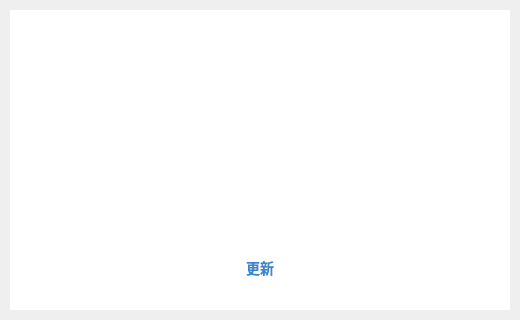
<?xml version="1.0" encoding="UTF-8"?>
<ui version="4.0">
 <class>MainWindow</class>
 <widget class="QMainWindow" name="MainWindow">
  <property name="geometry">
   <rect>
    <x>0</x>
    <y>0</y>
    <width>520</width>
    <height>320</height>
   </rect>
  </property>
  <property name="windowTitle">
   <string>MainWindow</string>
  </property>
  <property name="windowIcon">
   <iconset resource="resources.qrc">
    <normaloff>:/Resources/icon.ico</normaloff>:/Resources/icon.ico</iconset>
  </property>
  <property name="layoutDirection">
   <enum>Qt::LeftToRight</enum>
  </property>
  <property name="styleSheet">
   <string notr="true"/>
  </property>
  <widget class="QWidget" name="centralWidget">
   <property name="styleSheet">
    <string notr="true"/>
   </property>
   <widget class="QWidget" name="gridLayoutWidget">
    <property name="geometry">
     <rect>
      <x>0</x>
      <y>0</y>
      <width>520</width>
      <height>320</height>
     </rect>
    </property>
    <layout class="QGridLayout" name="gridLayout">
     <property name="leftMargin">
      <number>10</number>
     </property>
     <property name="topMargin">
      <number>10</number>
     </property>
     <property name="rightMargin">
      <number>10</number>
     </property>
     <property name="bottomMargin">
      <number>10</number>
     </property>
     <property name="spacing">
      <number>0</number>
     </property>
     <item row="0" column="0">
      <widget class="QFrame" name="frame_2">
       <property name="styleSheet">
        <string notr="true">margin:0px;
width:500px;
height:300px;
background-image: url(:/Resources/install_bg.png);
background-color:white;</string>
       </property>
       <property name="frameShape">
        <enum>QFrame::NoFrame</enum>
       </property>
       <property name="frameShadow">
        <enum>QFrame::Raised</enum>
       </property>
       <widget class="QProgressBar" name="progUpdate">
        <property name="geometry">
         <rect>
          <x>25</x>
          <y>160</y>
          <width>450</width>
          <height>11</height>
         </rect>
        </property>
        <property name="styleSheet">
         <string notr="true">QProgressBar{
	background-image: url();
	background-color:white;	
	border-image: url(:/Resources/install_progress_bg.png) 5 5 5 5 stretch;
	border-radius:5px;
}

QProgressBar::chunk {
	background-color:green;
   	border-radius:5px;
}</string>
        </property>
        <property name="minimum">
         <number>0</number>
        </property>
        <property name="maximum">
         <number>100</number>
        </property>
        <property name="value">
         <number>0</number>
        </property>
        <property name="textVisible">
         <bool>false</bool>
        </property>
        <property name="textDirection">
         <enum>QProgressBar::TopToBottom</enum>
        </property>
       </widget>
       <widget class="QLabel" name="lblTitle">
        <property name="geometry">
         <rect>
          <x>10</x>
          <y>50</y>
          <width>480</width>
          <height>61</height>
         </rect>
        </property>
        <property name="palette">
         <palette>
          <active>
           <colorrole role="WindowText">
            <brush brushstyle="SolidPattern">
             <color alpha="255">
              <red>255</red>
              <green>255</green>
              <blue>255</blue>
             </color>
            </brush>
           </colorrole>
           <colorrole role="Button">
            <brush brushstyle="SolidPattern">
             <color alpha="0">
              <red>0</red>
              <green>0</green>
              <blue>0</blue>
             </color>
            </brush>
           </colorrole>
           <colorrole role="Text">
            <brush brushstyle="SolidPattern">
             <color alpha="255">
              <red>255</red>
              <green>255</green>
              <blue>255</blue>
             </color>
            </brush>
           </colorrole>
           <colorrole role="ButtonText">
            <brush brushstyle="SolidPattern">
             <color alpha="255">
              <red>255</red>
              <green>255</green>
              <blue>255</blue>
             </color>
            </brush>
           </colorrole>
           <colorrole role="Base">
            <brush brushstyle="SolidPattern">
             <color alpha="0">
              <red>0</red>
              <green>0</green>
              <blue>0</blue>
             </color>
            </brush>
           </colorrole>
           <colorrole role="Window">
            <brush brushstyle="SolidPattern">
             <color alpha="0">
              <red>0</red>
              <green>0</green>
              <blue>0</blue>
             </color>
            </brush>
           </colorrole>
          </active>
          <inactive>
           <colorrole role="WindowText">
            <brush brushstyle="SolidPattern">
             <color alpha="255">
              <red>255</red>
              <green>255</green>
              <blue>255</blue>
             </color>
            </brush>
           </colorrole>
           <colorrole role="Button">
            <brush brushstyle="SolidPattern">
             <color alpha="0">
              <red>0</red>
              <green>0</green>
              <blue>0</blue>
             </color>
            </brush>
           </colorrole>
           <colorrole role="Text">
            <brush brushstyle="SolidPattern">
             <color alpha="255">
              <red>255</red>
              <green>255</green>
              <blue>255</blue>
             </color>
            </brush>
           </colorrole>
           <colorrole role="ButtonText">
            <brush brushstyle="SolidPattern">
             <color alpha="255">
              <red>255</red>
              <green>255</green>
              <blue>255</blue>
             </color>
            </brush>
           </colorrole>
           <colorrole role="Base">
            <brush brushstyle="SolidPattern">
             <color alpha="0">
              <red>0</red>
              <green>0</green>
              <blue>0</blue>
             </color>
            </brush>
           </colorrole>
           <colorrole role="Window">
            <brush brushstyle="SolidPattern">
             <color alpha="0">
              <red>0</red>
              <green>0</green>
              <blue>0</blue>
             </color>
            </brush>
           </colorrole>
          </inactive>
          <disabled>
           <colorrole role="WindowText">
            <brush brushstyle="SolidPattern">
             <color alpha="255">
              <red>255</red>
              <green>255</green>
              <blue>255</blue>
             </color>
            </brush>
           </colorrole>
           <colorrole role="Button">
            <brush brushstyle="SolidPattern">
             <color alpha="0">
              <red>0</red>
              <green>0</green>
              <blue>0</blue>
             </color>
            </brush>
           </colorrole>
           <colorrole role="Text">
            <brush brushstyle="SolidPattern">
             <color alpha="255">
              <red>255</red>
              <green>255</green>
              <blue>255</blue>
             </color>
            </brush>
           </colorrole>
           <colorrole role="ButtonText">
            <brush brushstyle="SolidPattern">
             <color alpha="255">
              <red>255</red>
              <green>255</green>
              <blue>255</blue>
             </color>
            </brush>
           </colorrole>
           <colorrole role="Base">
            <brush brushstyle="SolidPattern">
             <color alpha="0">
              <red>0</red>
              <green>0</green>
              <blue>0</blue>
             </color>
            </brush>
           </colorrole>
           <colorrole role="Window">
            <brush brushstyle="SolidPattern">
             <color alpha="0">
              <red>0</red>
              <green>0</green>
              <blue>0</blue>
             </color>
            </brush>
           </colorrole>
          </disabled>
         </palette>
        </property>
        <property name="cursor">
         <cursorShape>ArrowCursor</cursorShape>
        </property>
        <property name="contextMenuPolicy">
         <enum>Qt::PreventContextMenu</enum>
        </property>
        <property name="styleSheet">
         <string notr="true">color: rgb(255, 255, 255);
font-size:40px;
background-image:url();
background-color:transparent;
border:0px;</string>
        </property>
        <property name="frameShape">
         <enum>QFrame::Panel</enum>
        </property>
        <property name="lineWidth">
         <number>2</number>
        </property>
        <property name="text">
         <string>TextLabel</string>
        </property>
        <property name="alignment">
         <set>Qt::AlignCenter</set>
        </property>
       </widget>
       <widget class="QPushButton" name="btnRun">
        <property name="enabled">
         <bool>true</bool>
        </property>
        <property name="geometry">
         <rect>
          <x>170</x>
          <y>240</y>
          <width>160</width>
          <height>36</height>
         </rect>
        </property>
        <property name="cursor">
         <cursorShape>ArrowCursor</cursorShape>
        </property>
        <property name="contextMenuPolicy">
         <enum>Qt::NoContextMenu</enum>
        </property>
        <property name="styleSheet">
         <string notr="true">QPushButton {
  border:1px sold black;
  border-radius:18px;
  background-image:url();
  background-color:white;
  width:160px;
height:36px;
font-size:14px;
font-weight:bold;
color:rgb(57, 134, 205);
}

QPushButton::hover {
	background-color: snow;
	color:rgb(66,161,221);
}

QPushButton::pressed {
	background-color: white;
}
</string>
        </property>
        <property name="text">
         <string>更新</string>
        </property>
       </widget>
       <widget class="QLabel" name="lblStatusTip">
        <property name="enabled">
         <bool>false</bool>
        </property>
        <property name="geometry">
         <rect>
          <x>25</x>
          <y>180</y>
          <width>450</width>
          <height>16</height>
         </rect>
        </property>
        <property name="palette">
         <palette>
          <active>
           <colorrole role="WindowText">
            <brush brushstyle="SolidPattern">
             <color alpha="255">
              <red>255</red>
              <green>255</green>
              <blue>255</blue>
             </color>
            </brush>
           </colorrole>
           <colorrole role="Button">
            <brush brushstyle="SolidPattern">
             <color alpha="0">
              <red>0</red>
              <green>0</green>
              <blue>0</blue>
             </color>
            </brush>
           </colorrole>
           <colorrole role="Text">
            <brush brushstyle="SolidPattern">
             <color alpha="255">
              <red>255</red>
              <green>255</green>
              <blue>255</blue>
             </color>
            </brush>
           </colorrole>
           <colorrole role="ButtonText">
            <brush brushstyle="SolidPattern">
             <color alpha="255">
              <red>255</red>
              <green>255</green>
              <blue>255</blue>
             </color>
            </brush>
           </colorrole>
           <colorrole role="Base">
            <brush brushstyle="SolidPattern">
             <color alpha="0">
              <red>0</red>
              <green>0</green>
              <blue>0</blue>
             </color>
            </brush>
           </colorrole>
           <colorrole role="Window">
            <brush brushstyle="SolidPattern">
             <color alpha="0">
              <red>0</red>
              <green>0</green>
              <blue>0</blue>
             </color>
            </brush>
           </colorrole>
          </active>
          <inactive>
           <colorrole role="WindowText">
            <brush brushstyle="SolidPattern">
             <color alpha="255">
              <red>255</red>
              <green>255</green>
              <blue>255</blue>
             </color>
            </brush>
           </colorrole>
           <colorrole role="Button">
            <brush brushstyle="SolidPattern">
             <color alpha="0">
              <red>0</red>
              <green>0</green>
              <blue>0</blue>
             </color>
            </brush>
           </colorrole>
           <colorrole role="Text">
            <brush brushstyle="SolidPattern">
             <color alpha="255">
              <red>255</red>
              <green>255</green>
              <blue>255</blue>
             </color>
            </brush>
           </colorrole>
           <colorrole role="ButtonText">
            <brush brushstyle="SolidPattern">
             <color alpha="255">
              <red>255</red>
              <green>255</green>
              <blue>255</blue>
             </color>
            </brush>
           </colorrole>
           <colorrole role="Base">
            <brush brushstyle="SolidPattern">
             <color alpha="0">
              <red>0</red>
              <green>0</green>
              <blue>0</blue>
             </color>
            </brush>
           </colorrole>
           <colorrole role="Window">
            <brush brushstyle="SolidPattern">
             <color alpha="0">
              <red>0</red>
              <green>0</green>
              <blue>0</blue>
             </color>
            </brush>
           </colorrole>
          </inactive>
          <disabled>
           <colorrole role="WindowText">
            <brush brushstyle="SolidPattern">
             <color alpha="255">
              <red>255</red>
              <green>255</green>
              <blue>255</blue>
             </color>
            </brush>
           </colorrole>
           <colorrole role="Button">
            <brush brushstyle="SolidPattern">
             <color alpha="0">
              <red>0</red>
              <green>0</green>
              <blue>0</blue>
             </color>
            </brush>
           </colorrole>
           <colorrole role="Text">
            <brush brushstyle="SolidPattern">
             <color alpha="255">
              <red>255</red>
              <green>255</green>
              <blue>255</blue>
             </color>
            </brush>
           </colorrole>
           <colorrole role="ButtonText">
            <brush brushstyle="SolidPattern">
             <color alpha="255">
              <red>255</red>
              <green>255</green>
              <blue>255</blue>
             </color>
            </brush>
           </colorrole>
           <colorrole role="Base">
            <brush brushstyle="SolidPattern">
             <color alpha="0">
              <red>0</red>
              <green>0</green>
              <blue>0</blue>
             </color>
            </brush>
           </colorrole>
           <colorrole role="Window">
            <brush brushstyle="SolidPattern">
             <color alpha="0">
              <red>0</red>
              <green>0</green>
              <blue>0</blue>
             </color>
            </brush>
           </colorrole>
          </disabled>
         </palette>
        </property>
        <property name="contextMenuPolicy">
         <enum>Qt::ActionsContextMenu</enum>
        </property>
        <property name="styleSheet">
         <string notr="true">color: rgb(255, 255, 255);
font-size:14px;
background-image:url();
background-color:transparent;
border:0px;</string>
        </property>
        <property name="text">
         <string>你有新版本需要更新...</string>
        </property>
        <property name="alignment">
         <set>Qt::AlignCenter</set>
        </property>
       </widget>
       <widget class="QLabel" name="lblResultTip">
        <property name="enabled">
         <bool>false</bool>
        </property>
        <property name="geometry">
         <rect>
          <x>25</x>
          <y>137</y>
          <width>450</width>
          <height>16</height>
         </rect>
        </property>
        <property name="palette">
         <palette>
          <active>
           <colorrole role="WindowText">
            <brush brushstyle="SolidPattern">
             <color alpha="255">
              <red>255</red>
              <green>255</green>
              <blue>255</blue>
             </color>
            </brush>
           </colorrole>
           <colorrole role="Button">
            <brush brushstyle="SolidPattern">
             <color alpha="0">
              <red>0</red>
              <green>0</green>
              <blue>0</blue>
             </color>
            </brush>
           </colorrole>
           <colorrole role="Text">
            <brush brushstyle="SolidPattern">
             <color alpha="255">
              <red>255</red>
              <green>255</green>
              <blue>255</blue>
             </color>
            </brush>
           </colorrole>
           <colorrole role="ButtonText">
            <brush brushstyle="SolidPattern">
             <color alpha="255">
              <red>255</red>
              <green>255</green>
              <blue>255</blue>
             </color>
            </brush>
           </colorrole>
           <colorrole role="Base">
            <brush brushstyle="SolidPattern">
             <color alpha="0">
              <red>0</red>
              <green>0</green>
              <blue>0</blue>
             </color>
            </brush>
           </colorrole>
           <colorrole role="Window">
            <brush brushstyle="SolidPattern">
             <color alpha="0">
              <red>0</red>
              <green>0</green>
              <blue>0</blue>
             </color>
            </brush>
           </colorrole>
          </active>
          <inactive>
           <colorrole role="WindowText">
            <brush brushstyle="SolidPattern">
             <color alpha="255">
              <red>255</red>
              <green>255</green>
              <blue>255</blue>
             </color>
            </brush>
           </colorrole>
           <colorrole role="Button">
            <brush brushstyle="SolidPattern">
             <color alpha="0">
              <red>0</red>
              <green>0</green>
              <blue>0</blue>
             </color>
            </brush>
           </colorrole>
           <colorrole role="Text">
            <brush brushstyle="SolidPattern">
             <color alpha="255">
              <red>255</red>
              <green>255</green>
              <blue>255</blue>
             </color>
            </brush>
           </colorrole>
           <colorrole role="ButtonText">
            <brush brushstyle="SolidPattern">
             <color alpha="255">
              <red>255</red>
              <green>255</green>
              <blue>255</blue>
             </color>
            </brush>
           </colorrole>
           <colorrole role="Base">
            <brush brushstyle="SolidPattern">
             <color alpha="0">
              <red>0</red>
              <green>0</green>
              <blue>0</blue>
             </color>
            </brush>
           </colorrole>
           <colorrole role="Window">
            <brush brushstyle="SolidPattern">
             <color alpha="0">
              <red>0</red>
              <green>0</green>
              <blue>0</blue>
             </color>
            </brush>
           </colorrole>
          </inactive>
          <disabled>
           <colorrole role="WindowText">
            <brush brushstyle="SolidPattern">
             <color alpha="255">
              <red>255</red>
              <green>255</green>
              <blue>255</blue>
             </color>
            </brush>
           </colorrole>
           <colorrole role="Button">
            <brush brushstyle="SolidPattern">
             <color alpha="0">
              <red>0</red>
              <green>0</green>
              <blue>0</blue>
             </color>
            </brush>
           </colorrole>
           <colorrole role="Text">
            <brush brushstyle="SolidPattern">
             <color alpha="255">
              <red>255</red>
              <green>255</green>
              <blue>255</blue>
             </color>
            </brush>
           </colorrole>
           <colorrole role="ButtonText">
            <brush brushstyle="SolidPattern">
             <color alpha="255">
              <red>255</red>
              <green>255</green>
              <blue>255</blue>
             </color>
            </brush>
           </colorrole>
           <colorrole role="Base">
            <brush brushstyle="SolidPattern">
             <color alpha="0">
              <red>0</red>
              <green>0</green>
              <blue>0</blue>
             </color>
            </brush>
           </colorrole>
           <colorrole role="Window">
            <brush brushstyle="SolidPattern">
             <color alpha="0">
              <red>0</red>
              <green>0</green>
              <blue>0</blue>
             </color>
            </brush>
           </colorrole>
          </disabled>
         </palette>
        </property>
        <property name="contextMenuPolicy">
         <enum>Qt::ActionsContextMenu</enum>
        </property>
        <property name="styleSheet">
         <string notr="true">color: rgb(255, 255, 255);
font-size:14px;
background-image:url();
background-color:transparent;
border:0px;</string>
        </property>
        <property name="text">
         <string>TextLabel</string>
        </property>
        <property name="alignment">
         <set>Qt::AlignCenter</set>
        </property>
       </widget>
       <widget class="QFrame" name="frame">
        <property name="geometry">
         <rect>
          <x>0</x>
          <y>0</y>
          <width>500</width>
          <height>30</height>
         </rect>
        </property>
        <property name="font">
         <font>
          <family>Arial</family>
          <pointsize>14</pointsize>
         </font>
        </property>
        <property name="cursor">
         <cursorShape>ArrowCursor</cursorShape>
        </property>
        <property name="toolTipDuration">
         <number>-5</number>
        </property>
        <property name="styleSheet">
         <string notr="true">height:30px;
</string>
        </property>
        <property name="frameShape">
         <enum>QFrame::NoFrame</enum>
        </property>
        <property name="frameShadow">
         <enum>QFrame::Sunken</enum>
        </property>
        <widget class="QLabel" name="lblCaption">
         <property name="geometry">
          <rect>
           <x>8</x>
           <y>7</y>
           <width>422</width>
           <height>16</height>
          </rect>
         </property>
         <property name="palette">
          <palette>
           <active>
            <colorrole role="WindowText">
             <brush brushstyle="SolidPattern">
              <color alpha="255">
               <red>255</red>
               <green>255</green>
               <blue>255</blue>
              </color>
             </brush>
            </colorrole>
            <colorrole role="Button">
             <brush brushstyle="SolidPattern">
              <color alpha="255">
               <red>255</red>
               <green>255</green>
               <blue>255</blue>
              </color>
             </brush>
            </colorrole>
            <colorrole role="Text">
             <brush brushstyle="SolidPattern">
              <color alpha="255">
               <red>255</red>
               <green>255</green>
               <blue>255</blue>
              </color>
             </brush>
            </colorrole>
            <colorrole role="ButtonText">
             <brush brushstyle="SolidPattern">
              <color alpha="255">
               <red>255</red>
               <green>255</green>
               <blue>255</blue>
              </color>
             </brush>
            </colorrole>
            <colorrole role="Base">
             <brush brushstyle="SolidPattern">
              <color alpha="255">
               <red>255</red>
               <green>255</green>
               <blue>255</blue>
              </color>
             </brush>
            </colorrole>
            <colorrole role="Window">
             <brush brushstyle="SolidPattern">
              <color alpha="255">
               <red>255</red>
               <green>255</green>
               <blue>255</blue>
              </color>
             </brush>
            </colorrole>
           </active>
           <inactive>
            <colorrole role="WindowText">
             <brush brushstyle="SolidPattern">
              <color alpha="255">
               <red>255</red>
               <green>255</green>
               <blue>255</blue>
              </color>
             </brush>
            </colorrole>
            <colorrole role="Button">
             <brush brushstyle="SolidPattern">
              <color alpha="255">
               <red>255</red>
               <green>255</green>
               <blue>255</blue>
              </color>
             </brush>
            </colorrole>
            <colorrole role="Text">
             <brush brushstyle="SolidPattern">
              <color alpha="255">
               <red>255</red>
               <green>255</green>
               <blue>255</blue>
              </color>
             </brush>
            </colorrole>
            <colorrole role="ButtonText">
             <brush brushstyle="SolidPattern">
              <color alpha="255">
               <red>255</red>
               <green>255</green>
               <blue>255</blue>
              </color>
             </brush>
            </colorrole>
            <colorrole role="Base">
             <brush brushstyle="SolidPattern">
              <color alpha="255">
               <red>255</red>
               <green>255</green>
               <blue>255</blue>
              </color>
             </brush>
            </colorrole>
            <colorrole role="Window">
             <brush brushstyle="SolidPattern">
              <color alpha="255">
               <red>255</red>
               <green>255</green>
               <blue>255</blue>
              </color>
             </brush>
            </colorrole>
           </inactive>
           <disabled>
            <colorrole role="WindowText">
             <brush brushstyle="SolidPattern">
              <color alpha="255">
               <red>255</red>
               <green>255</green>
               <blue>255</blue>
              </color>
             </brush>
            </colorrole>
            <colorrole role="Button">
             <brush brushstyle="SolidPattern">
              <color alpha="255">
               <red>255</red>
               <green>255</green>
               <blue>255</blue>
              </color>
             </brush>
            </colorrole>
            <colorrole role="Text">
             <brush brushstyle="SolidPattern">
              <color alpha="255">
               <red>255</red>
               <green>255</green>
               <blue>255</blue>
              </color>
             </brush>
            </colorrole>
            <colorrole role="ButtonText">
             <brush brushstyle="SolidPattern">
              <color alpha="255">
               <red>255</red>
               <green>255</green>
               <blue>255</blue>
              </color>
             </brush>
            </colorrole>
            <colorrole role="Base">
             <brush brushstyle="SolidPattern">
              <color alpha="255">
               <red>255</red>
               <green>255</green>
               <blue>255</blue>
              </color>
             </brush>
            </colorrole>
            <colorrole role="Window">
             <brush brushstyle="SolidPattern">
              <color alpha="255">
               <red>255</red>
               <green>255</green>
               <blue>255</blue>
              </color>
             </brush>
            </colorrole>
           </disabled>
          </palette>
         </property>
         <property name="contextMenuPolicy">
          <enum>Qt::ActionsContextMenu</enum>
         </property>
         <property name="styleSheet">
          <string notr="true">color: rgb(255, 255, 255);
font-size:14px;</string>
         </property>
         <property name="text">
          <string>TextLabel</string>
         </property>
        </widget>
        <widget class="QPushButton" name="btnClose">
         <property name="geometry">
          <rect>
           <x>465</x>
           <y>0</y>
           <width>35</width>
           <height>30</height>
          </rect>
         </property>
         <property name="focusPolicy">
          <enum>Qt::TabFocus</enum>
         </property>
         <property name="contextMenuPolicy">
          <enum>Qt::NoContextMenu</enum>
         </property>
         <property name="toolTipDuration">
          <number>0</number>
         </property>
         <property name="styleSheet">
          <string notr="true">QPushButton {
background-color:transparent;	
background-image: url(:/Resources/dialog_close_n.png);
	
    width: 35px;
    height: 30px;
	border: 0px;
	padding: 0px;
	margin: 0px;
}

QPushButton:hover {
    background-image: url(:/Resources/dialog_close_h.png);
}
QPushButton:pressed {
    background-image: url(:/Resources/dialog_close_p.png);
}</string>
         </property>
         <property name="text">
          <string/>
         </property>
        </widget>
        <widget class="QPushButton" name="btnMin">
         <property name="geometry">
          <rect>
           <x>430</x>
           <y>0</y>
           <width>35</width>
           <height>30</height>
          </rect>
         </property>
         <property name="focusPolicy">
          <enum>Qt::TabFocus</enum>
         </property>
         <property name="toolTipDuration">
          <number>-3</number>
         </property>
         <property name="styleSheet">
          <string notr="true">QPushButton {
	background-image: url(:/Resources/main_minimize_n.png);
	background-color:transparent;
	width: 35px;
    height: 30px;
	border: 0px;
	padding: 0px;
	margin: 0px;
}

QPushButton:hover {
    background-image: url(:/Resources/main_minimize_h.png);
}
QPushButton:pressed {
    background-image: url(:/Resources/main_minimize_p.png);
}</string>
         </property>
         <property name="text">
          <string/>
         </property>
        </widget>
       </widget>
      </widget>
     </item>
    </layout>
   </widget>
  </widget>
 </widget>
 <layoutdefault spacing="6" margin="11"/>
 <resources>
  <include location="resources.qrc"/>
 </resources>
 <connections/>
</ui>
